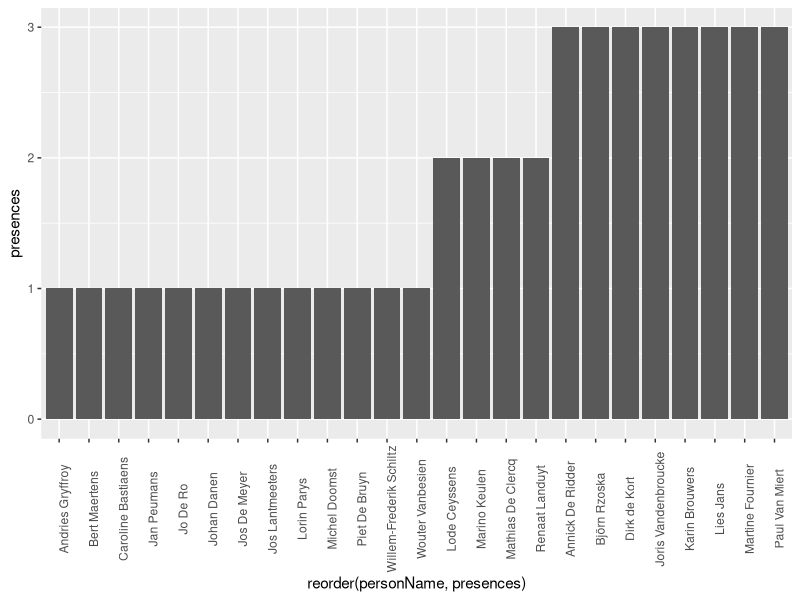

Here is the R script that generated this plot:
library(tidyverse)

# read
meetings <- read_csv(file = "meetings.csv",
                     col_names = c("meetingId",
                                   "commissionName",
                                   "commissionId",
                                   "start",
                                   "end",
                                   "description",
                                   "personId",
                                   "personFirstName",
                                   "personLastName",
                                   "partyName",
                                   "partyId",
                                   "gender"))

# mangle
meetings <- meetings %>% 
  unite("personName", personFirstName:personLastName, remove = FALSE, sep = " ")

# number of meetings present per person
presencePerPerson <- meetings %>% 
  group_by(personName) %>% 
  summarise(presences = n())

# visualize most active parliamentarians
mostActiveParliamentarians <- presencePerPerson

ggplot(data = presencePerPerson,
       aes(x = reorder(personName, presences), y = presences)) +
  geom_col() +
  theme(axis.text.x = element_text(angle = 90))